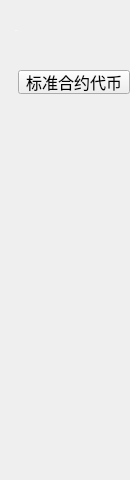
<?xml version="1.0" encoding="UTF-8"?>
<ui version="4.0">
 <class>FunctionDappWidget</class>
 <widget class="QWidget" name="FunctionDappWidget">
  <property name="geometry">
   <rect>
    <x>0</x>
    <y>0</y>
    <width>130</width>
    <height>480</height>
   </rect>
  </property>
  <property name="windowTitle">
   <string>Form</string>
  </property>
  <widget class="QLabel" name="label_normal">
   <property name="geometry">
    <rect>
     <x>0</x>
     <y>0</y>
     <width>120</width>
     <height>60</height>
    </rect>
   </property>
   <property name="font">
    <font>
     <family>微软雅黑</family>
     <pointsize>-1</pointsize>
     <weight>75</weight>
     <italic>false</italic>
     <bold>true</bold>
    </font>
   </property>
   <property name="styleSheet">
    <string notr="true">color: white;
font: bold 13px &quot;微软雅黑&quot;;
padding-left: 15px;</string>
   </property>
   <property name="text">
    <string>DAPP</string>
   </property>
   <property name="alignment">
    <set>Qt::AlignLeading|Qt::AlignLeft|Qt::AlignVCenter</set>
   </property>
  </widget>
  <widget class="QPushButton" name="contractTokenBtn">
   <property name="geometry">
    <rect>
     <x>18</x>
     <y>70</y>
     <width>112</width>
     <height>24</height>
    </rect>
   </property>
   <property name="font">
    <font>
     <pointsize>12</pointsize>
    </font>
   </property>
   <property name="text">
    <string>标准合约代币</string>
   </property>
  </widget>
 </widget>
 <resources/>
 <connections/>
</ui>
